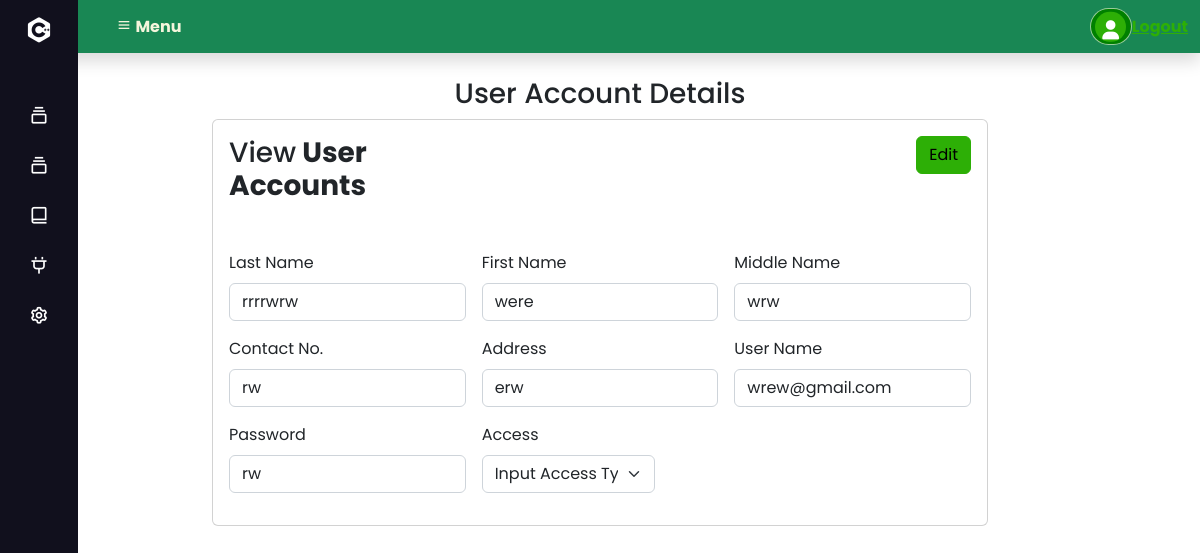
The page /viewUserAccountsDetails.php?id=8 on the database its author committed.
### tables this page shows
CREATE TABLE `user_accounts` (
  `id` int(11) NOT NULL AUTO_INCREMENT,
  `last_name` varchar(60) NOT NULL,
  `first_name` varchar(60) NOT NULL,
  `middle_name` varchar(60) NOT NULL,
  `contact_no` varchar(15) NOT NULL,
  `adress` varchar(200) NOT NULL,
  `username` varchar(200) NOT NULL,
  `password` varchar(200) NOT NULL,
  `access` varchar(150) NOT NULL,
  PRIMARY KEY (`id`)
);

### viewUserAccountsDetails.php (the view, shortened to what this page needs)
<?php
$id = $_GET['id'];
$sql = "SELECT * FROM user_accounts WHERE id = '$id'";
?>
<!DOCTYPE html>
<html lang="en">
<head>
    <link rel="stylesheet" href="assets/css/style.css">
    <link rel="stylesheet" href="assets/css/fontawesome.css">
    <link rel="stylesheet"  href="https://unpkg.com/boxicons@2.1.2/css/boxicons.min.css" />
    <link rel="stylesheet" href="css/Sidebardesign.css">
    <link href="https://unpkg.com/boxicons@2.0.7/css/boxicons.min.css" rel="stylesheet">
</head>
<body>
  <nav class="navbar navbar-expand-md navbar-dark bg-success shadow pt-1.3 pb-1.3">
       <?php include('navbar.php'); ?>
    </nav>
  <section id="home">
        <?php include('navigation-bar.php'); ?>
        <h3 class="mt-4 justify-content-center text-center">User Account Details</h3>
        <?php include('DetailsModal/EditDetailsUserAccounts.php'); ?>
        <div class="container col-sm-8 mb-5">
         <div class="card ">
            <div class="card-body">
                <div class="row">
                            <div class="col-md-4">
                            <h3>View<b> User Accounts</b></h3>
                            </div>
                            <div class="col-md-2">
                            </div>
                            <div class="col-sm">
                            </div>
                            <div class="col-md-2 text-end">
                            <button type="button" class="btn btn-primary" data-bs-toggle="modal" data-bs-target="#UserAccountsDetails">
                             Edit
                            </button>
                            </div>
                </div>
                <div class="row g-3 mt-4 mb-3">
                        <div class="col-md-4">
                          <label for="inputLastname" class="form-label">Last Name</label>
                          <input type="text" class="form-control" name="lastname" value="<?php echo $row['last_name']; ?>" id="inputLastname">
                        </div>
                        <div class="col-md-4">
                          <label for="inputFirstname" class="form-label">First Name</label>
                          <input type="text" class="form-control" name="firstname" value="<?php echo $row['first_name']; ?>" id="inputFirstname">
                        </div>
                        <div class="col-md-4">
                            <label for="inputMiddlename" class="form-label">Middle Name</label>
                            <input type="text" class="form-control" name="middlename" value="<?php echo $row['middle_name']; ?>" id="inputMiddlename">
                          </div>
                        <div class="col-md-4">
                          <label for="inputContactno" class="form-label">Contact No.</label>
                          <input type="text" class="form-control" name="contactno" value="<?php echo $row['contact_no']; ?>" id="inputContactno">
                        </div>
                        <div class="col-md-4">
                          <label for="inputAddress" class="form-label">Address</label>
                          <input type="text" class="form-control" name="address" value="<?php echo $row['adress']; ?>" id="inputAddress">
                        </div>
                        <div class="col-4">
                            <label for="inputUsername" class="form-label">User Name</label>
                            <input type="email" class="form-control" name="username" value="<?php echo $row['username']; ?>" id="inputUsername">
                        </div>
                        <div class="col-4">
                            <label for="inputPassword" class="form-label">Password</label>
                            <input type="text" class="form-control" name="password" value="<?php echo $row['password']; ?>" id="inputPassword">
                        </div>
                        <div class="col-3">
                            <label for="inputAcess" class="form-label">Access</label>
                            <select id="inputAcess" name="acess" class="form-select">
                              <option selected>Input Access Type</option>
                            </select>
                        </div>
                </div>
            </div>
          </div>
        </div>
</body>
</html>

### css/Sidebardesign.css (style rules this page uses)
* { margin: 0; padding: 0; box-sizing: border-box; font-family: 'Poppins', sans-serif; }

### rows shown on the page
user_accounts: lastname "rrrrwrw", firstname "were", middlename "wrw", contactno "rw", address "erw", username "wrew@gmail.com", password "rw"
